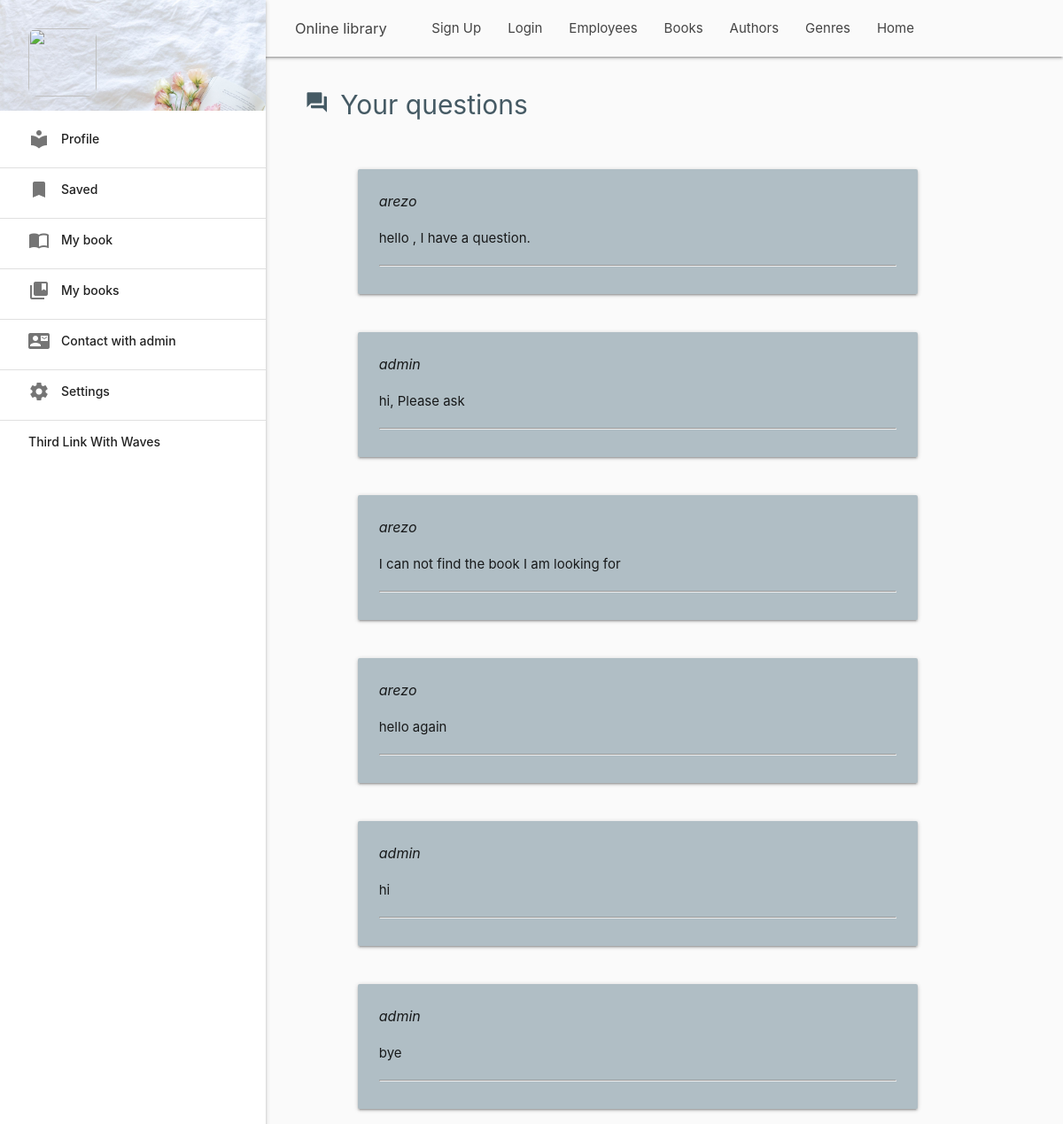
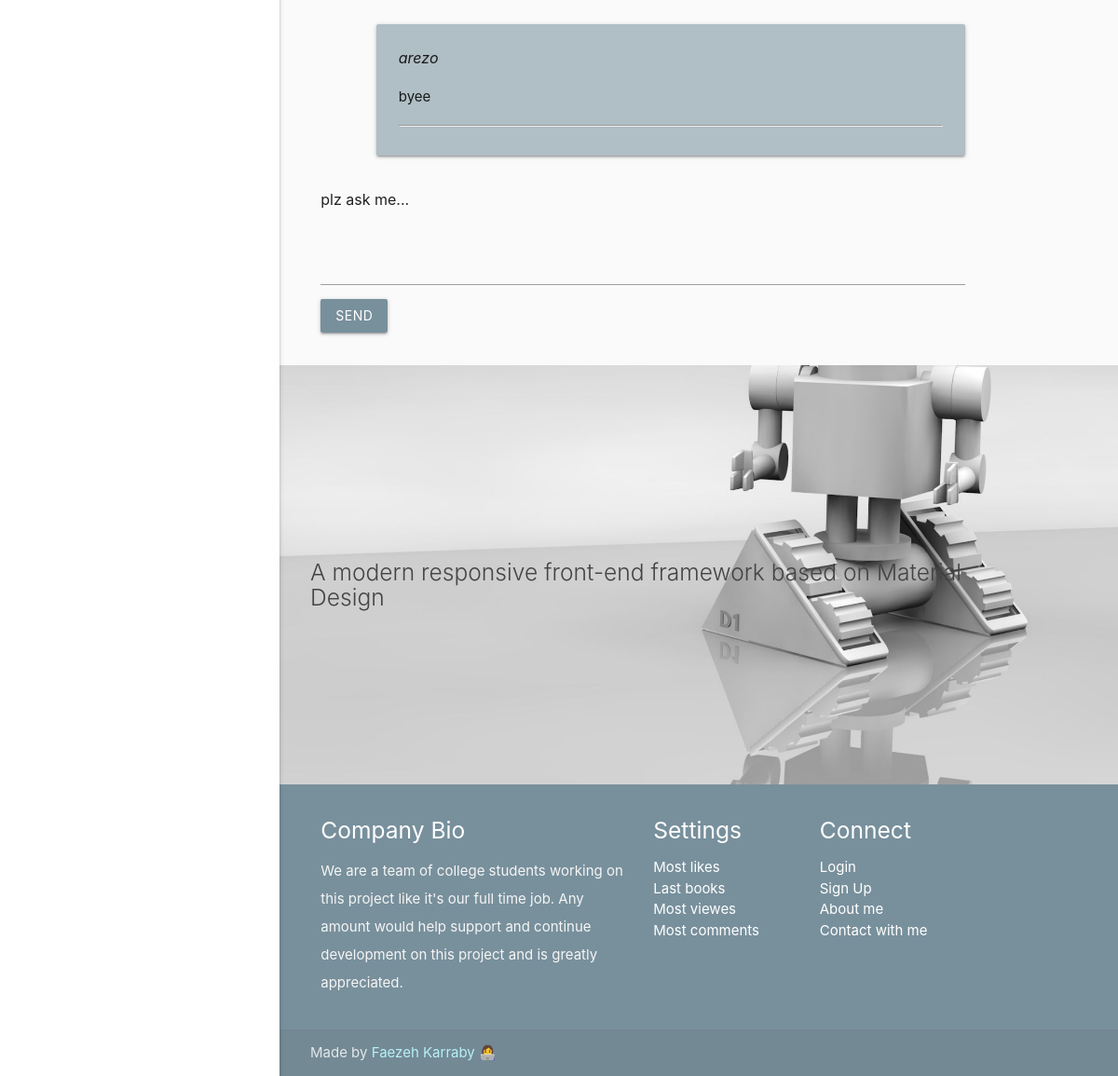
Page /chat/ on the committed database (2 pictures, top to bottom).
### chat/models.py (models this page shows, shortened)
class Chat(models.Model):
    user = models.ForeignKey(User, on_delete=models.CASCADE)
    message = models.TextField()
    created_datetime = models.DateTimeField(auto_now_add=True, null=True)
    seen = models.BooleanField(null=True, default=False)
    seen_datetime = models.DateTimeField(null=True)
    content_type = models.ForeignKey(ContentType, on_delete=models.CASCADE)
    object_id = models.PositiveIntegerField()
    content_object = GenericForeignKey
    def is_customer(self):
        return 'customer' in [group.name for group in self.user.groups.all()]
    def created_datetime_jd(self):
        jdatetime.datetime.now().strftime('%A %B')
        G2J = jdatetime.datetime.fromgregorian(
            year=self.created_datetime.year,
            month=self.created_datetime.month,
            day=self.created_datetime.day,
            hour=self.created_datetime.hour,
            minute=self.created_datetime.minute,
            second=self.created_datetime.second,
        )
        return G2J.strftime('%A, %d %B %y %H:%M:%S')

### chat/views.py (the view)
# urls.py: path('', views.QA, name='qa'),
def QA(request):
    chats = Chat.objects.all()
    context = {
        'chats': chats,
    }
    return render(request, 'account/QA.html', context)

### templates/account/QA.html (shortened to what this page needs)
{% extends 'account/dashboard.html' %}
{% block content %}
    <div class="container">
        <div class="section">
            <div class="row">
                <div class="col m10 s8">
                    <h4 class="genres hide-on-small-only" style="font-size: 30px"><i class="material-icons nav-icon"
                                                                                     style="font-size: 27px">question_answer</i>Your
                        questions</h4>
                </div>
            </div>
        </div>
        <div class="hide-on-small-only">
            {% for chat in chats %}
                {% if chat.is_customer %}
                    <div class="row">
                    <div class="col s11">
                        <div class="card-panel blue-grey lighten-4">
                            <div style="font-size: 16px"><i>{{ chat.user }}</i></div>
                            <p>{{ chat.message }}</p>
                            <hr>
                            <div class="valign-wrapper blue-grey-text" style="font-size: 13px"><i id="msg-{{ chat.id }}"
                                                                                                  data-msg-num="{{ chat.id }}"
                                                                                                  data-seen="{{ chat.seen }}"
                                                                                                  class="material-icons"
                                                                                                  style="font-size: 16px">{% if chat.seen %}done_all{% else %}check{% endif %}</i>{{ chat.created_datetime_jd }}
                            </div>
                        </div>
                    </div>
                {% else %}
                    <div class="row">
                        <div class="col s11 offset-s1">
                            <div class="card-panel blue-grey lighten-3">
                                <div style="font-size: 16px"><i>{{ chat.user }}</i></div>
                                <p>{{ chat.message }}</p>
                                <hr>
                            </div>
                        </div>
                    </div>
                {% endif %}
            {% endfor %}
            </div>
            <div class="row">
                <div class="col m2">
                    <div style="font-size: 16px">plz ask me...</div>
                </div>
            </div>
            <div class="row">
                <div class="input-field col s12">
                    <textarea id="MyID" class="materialize-textarea"></textarea>
                    <button class="btn" type="submit">Send</button>
                </div>
            </div>
        </div>
{% endblock %}

### templates/account/dashboard.html (shortened to what this page needs)
{% load static %}
<!DOCTYPE html>
<html lang="en">
<head>
    <link href="{% static 'css/materialize.css' %}" type="text/css" rel="stylesheet" media="screen,projection"/>
    <link href="{% static 'css/style.css' %}" type="text/css" rel="stylesheet" media="screen,projection"/>
    <link rel="stylesheet" href="https://cdn.jsdelivr.net/simplemde/latest/simplemde.min.css">
    <link href="{% static 'css/animate.css' %}" type="text/css" rel="stylesheet" media="screen,projection"/>
    <link href="{% static 'css/animate.min.css' %}" type="text/css" rel="stylesheet" media="screen,projection"/>
</head>
<body>
<main>
    {% include 'base/nav.html' %}
    <ul id="sidenav-1" class="sidenav sidenav-fixed">
        <li>
            <div class="row user-view">
                <div class="background">
                    <img src="nav_poster.jpg">
                </div>
                <a href="#user"><img class="circle" src="{{ request.image.url }}"></a>
                <a href="#email"><span class="grey-text text-darken-4 email">{{ request.user.email }}</span></a>
            </div>
        </li>
        <li><a class="waves-effect" href="#"><i class="material-icons nav-icon">local_library</i>Profile</a></li>
        <li>
            <div class="divider"></div>
        </li>
        <li><a class="waves-effect" href="#!"><i class="material-icons nav-icon">bookmark</i>Saved</a></li>
        <li>
            <div class="divider"></div>
        </li>
        <li><a class="waves-effect" href="{% url 'account:my_books' id=user.id %}"><i class="material-icons nav-icon">import_contacts</i>My
            book</a></li>
        <li>
            <div class="divider"></div>
        </li>
        <li><a class="waves-effect" href="#!"><i class="material-icons nav-icon">collections_bookmark</i>My
            books</a></li>
        <li>
            <div class="divider"></div>
        </li>
        <li><a class="waves-effect" href="{% url 'chat:qa' %}"><i class="material-icons nav-icon">contact_mail</i>Contact with admin</a>
        </li>
        <li>
            <div class="divider"></div>
        </li>
        <li><a class="waves-effect" href="#!"><i class="material-icons nav-icon">settings</i>Settings</a></li>
        <li>
            <div class="divider"></div>
        </li>
        <li><a class="waves-effect" href="#!">Third Link With Waves</a></li>
    </ul>
    {% block content %}{% endblock %}
    <div class="parallax-container valign-wrapper">
        <div class="section no-pad-bot">
            <div class="container">
                <div class="col s1 m1">
                    <h5 class="header col s12 light">A modern responsive front-end framework based on Material
                        Design</h5>
                </div>
            </div>
        </div>
        <div class="parallax"><img src="{% static 'ciberspace.jpg' %}" alt="Unsplashed background img 3"></div>
    </div>
</main>
{% include 'base/footer.html' %}
</body>
</html>

### templates/base/nav.html (shortened to what this page needs)
<nav class="grey lighten-5" role="navigation">
    <div class="nav-wrapper container">
        {% if request.user.is_authenticated %}
            <a id="logo-container" href="{% url 'account:profile' id=user.id %}"
               class="brand-logo hide-on-med-and-down">{{ user }}</a>
        {% else %}
            <a id="logo-container" href="#" class="brand-logo hide-on-med-and-down">Online library</a>
        {% endif %}
        <ul class="right hide-on-small-only">
            <li><a href="{% url 'base:home' %}">Home</a></li>
        </ul>
        <ul class="right hide-on-small-only">
            <li><a href="{% url 'base:genres' %}">Genres</a></li>
        </ul>
        <ul class="right hide-on-small-only">
            <li><a href="{% url 'base:authors' %}">Authors</a></li>
        </ul>
        <ul class="right hide-on-small-only">
            <li><a href="{% url 'base:books' %}">Books</a></li>
        </ul>
        <ul class="right hide-on-small-only">
            <li><a href="#">Employees</a></li>
        </ul>
        {% if request.user.is_authenticated %}
            <ul class="right hide-on-small-only">
                <li><a href="{% url 'logout' %}">Logout</a></li>
            </ul>
        {% else %}
            <ul class="right hide-on-small-only">
                <li><a href="{% url 'login' %}">Login</a></li>
            </ul>
            <ul class="right hide-on-small-only">
                <li><a href="{% url 'account:signup' %}">Sign Up</a></li>
            </ul>
        {% endif %}
    </div>
</nav>

### templates/base/footer.html
<footer class="page-footer blue-grey lighten-1">
    <div class="container">
        <div class="row">
            <div class="col l6 s12">
                <h5 class="white-text">Company Bio</h5>
                <p class="grey-text text-lighten-4">We are a team of college students working on this project like
                    it's
                    our full time job. Any amount would help support and continue development on this project and is
                    greatly appreciated.</p>
            </div>
            <div class="col l3 s12">
                <h5 class="white-text">Settings</h5>
                <ul>
                    <li><a class="white-text" href="#!">Most likes</a></li>
                    <li><a class="white-text" href="#!">Last books</a></li>
                    <li><a class="white-text" href="#!">Most viewes</a></li>
                    <li><a class="white-text" href="#!">Most comments</a></li>
                </ul>
            </div>
            <div class="col l3 s12">
                <h5 class="white-text">Connect</h5>
                <ul>
                    <li><a class="white-text" href="#!">Login</a></li>
                    <li><a class="white-text" href="#!">Sign Up</a></li>
                    <li><a class="white-text" href="#!">About me</a></li>
                    <li><a class="white-text" href="#!">Contact with me</a></li>
                </ul>
            </div>
        </div>
    </div>
    <div class="footer-copyright">
        <div class="container">
            Made by <a class="brown-text text-lighten-3" href="http://materializecss.com">Faezeh Karraby 👩‍💻</a>
        </div>
    </div>
</footer>

### static/css/style.css (style rules this page uses)
body { background-color: #fafafa; }
nav ul a, nav .brand-logo { color: #444; }
p { line-height: 2rem; }
.parallax-container { min-height: 450px; line-height: 0; height: 250px; color: #444; }
.parallax-container .section { width: 100%; }
footer.page-footer { margin: 0; }
.genres { color: #455a64; font-size: 2.56rem; }
img { width: 100%; height: auto; }
nav .brand-logo { font-size: 1.1rem; }
.btn, .btn-large, .btn-small { text-decoration: none; color: #fff; background-color: #78909c; text-align: center; letter-spacing: .5px; -webkit-transition: background-color .2s ease-out; transition: background-color .2s ease-out; cursor: pointer; }
a { color: #00897b; }
header, main, footer { padding-left: 180px; }
.sidenav .user-view .circle { height: 77px; width: 77px; }
.brown-text.text-lighten-3 { color: #b6f1f7 !important; }
.circle { border-radius: 14%; }
.nav-icon { margin: 0 13px 0 0 !important; }

### rows in the picture
Chat: user "arezo", message "hello , I have a question."
Chat: user "admin", message "hi, Please ask"
Chat: user "arezo", message "I can not find the book I am looking for"
Chat: user "arezo", message "hello again"
Chat: user "admin", message "hi"
Chat: user "admin", message "bye"
Chat: user "arezo", message "byee"
